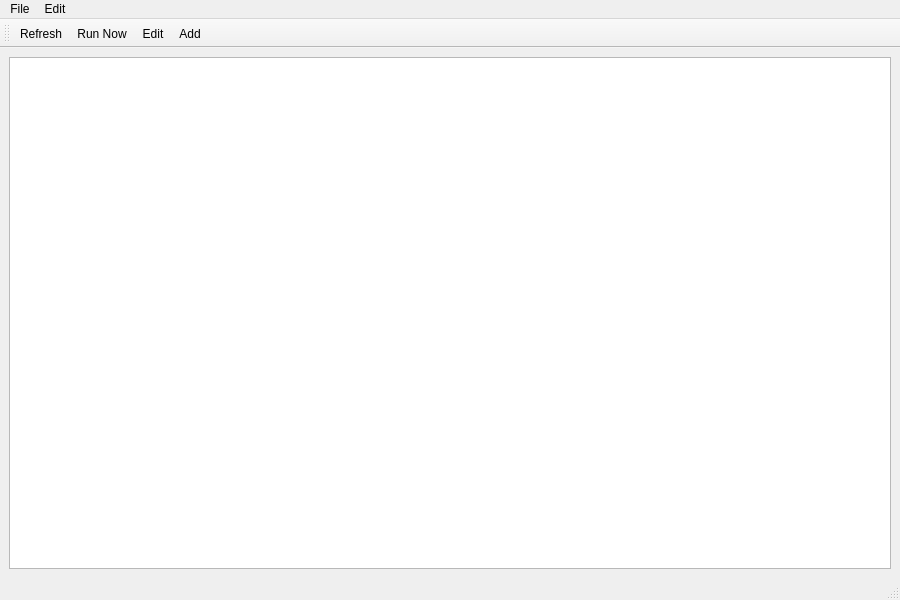
<?xml version="1.0" encoding="UTF-8"?>
<ui version="4.0">
 <class>MainWindow</class>
 <widget class="QMainWindow" name="MainWindow">
  <property name="windowTitle">
   <string>Command Center</string>
  </property>
  <property name="minimumSize">
   <size>
    <width>900</width>
    <height>600</height>
   </size>
  </property>
  <widget class="QWidget" name="centralwidget">
   <layout class="QVBoxLayout" name="centralLayout">
    <item>
     <widget class="QTableView" name="tableView"/>
    </item>
   </layout>
  </widget>
  <widget class="QMenuBar" name="menubar">
   <property name="geometry">
    <rect>
     <x>0</x>
     <y>0</y>
     <width>900</width>
     <height>22</height>
    </rect>
   </property>
   <widget class="QMenu" name="menuFile">
    <property name="title">
     <string>File</string>
    </property>
    <addaction name="actionRefresh"/>
    <addaction name="actionQuit"/>
   </widget>
   <widget class="QMenu" name="menuEdit">
    <property name="title">
     <string>Edit</string>
    </property>
    <addaction name="actionAdd"/>
    <addaction name="actionEdit"/>
   </widget>
   <addaction name="menuFile"/>
   <addaction name="menuEdit"/>
  </widget>
  <widget class="QToolBar" name="mainToolBar">
   <property name="windowTitle">
    <string>Main</string>
   </property>
   <addaction name="actionRefresh"/>
   <addaction name="actionRunNow"/>
   <addaction name="actionEdit"/>
   <addaction name="actionAdd"/>
  </widget>
  <widget class="QStatusBar" name="statusbar"/>
  <action name="actionRefresh">
   <property name="text">
    <string>Refresh</string>
   </property>
  </action>
  <action name="actionRunNow">
   <property name="text">
    <string>Run Now</string>
   </property>
  </action>
  <action name="actionEdit">
   <property name="text">
    <string>Edit</string>
   </property>
  </action>
  <action name="actionAdd">
   <property name="text">
    <string>Add</string>
   </property>
  </action>
  <action name="actionQuit">
   <property name="text">
    <string>Quit</string>
   </property>
  </action>
 </widget>
 <resources/>
 <connections/>
</ui>
